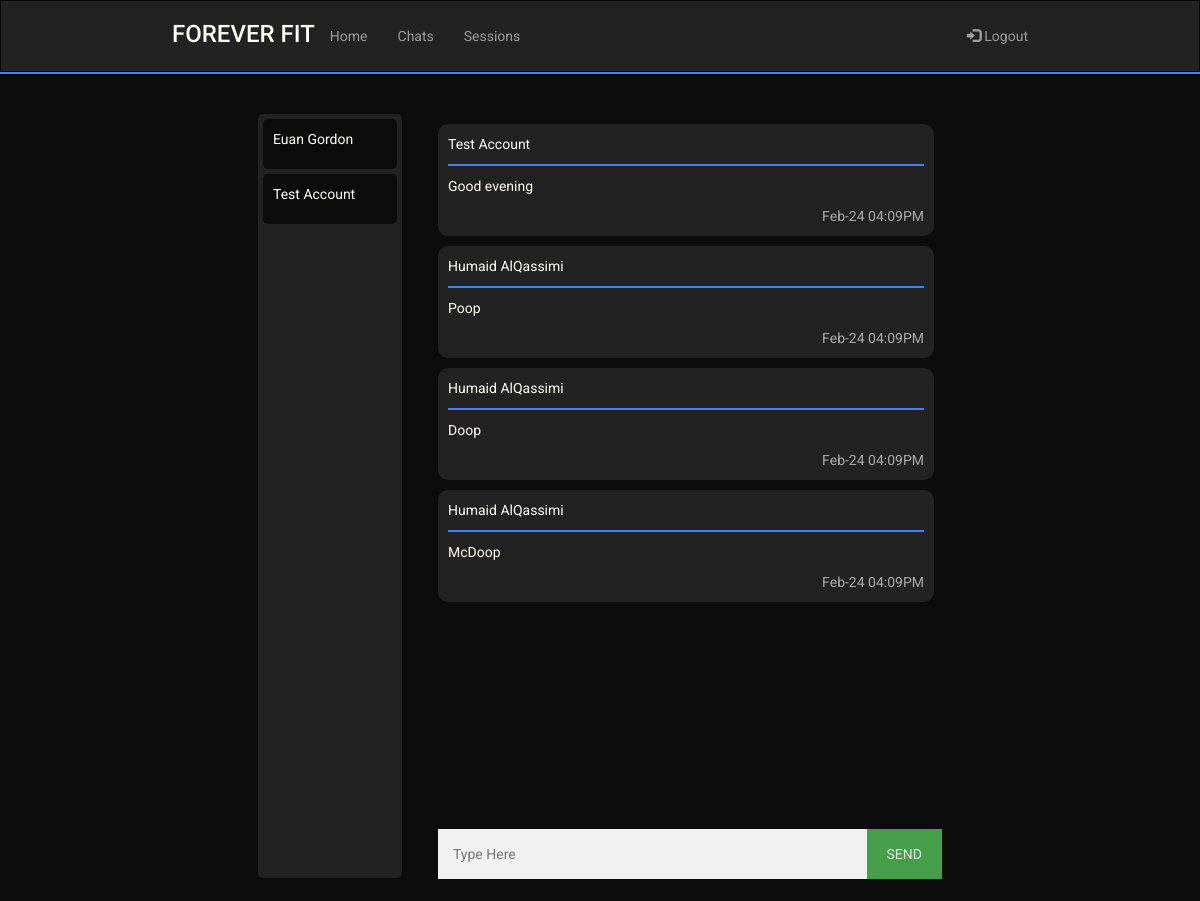
The page /chat/test (signed in) on the database its author committed.
### sql_db.py (models this page shows)
class UserRooms(UserMixin,db.Model):
    __tablename__ = 'user_rooms'
    id = db.Column(db.Integer, primary_key = True, autoincrement = True)
    trainee_username = db.Column(db.String(80),db.ForeignKey('user.username'))
    trainee_fname = db.Column(db.String(80))
    trainee_lname = db.Column(db.String(80))
    trainer_username = db.Column(db.String(80),db.ForeignKey('user.username'))
    trainer_fname = db.Column(db.String(80))
    trainer_lname = db.Column(db.String(80))

class ChatHistory(UserMixin,db.Model):
    __tablename__ = 'chat_history'
    id = db.Column(db.Integer, primary_key = True, autoincrement = True)
    message = db.Column(db.String(500))
    room = db.Column(db.String(500))
    date_sent = db.Column(db.String(50))
    uname = db.Column(db.String(80),db.ForeignKey('user.username'))
    fname = db.Column(db.String(80),db.ForeignKey('user.fname'))
    lname = db.Column(db.String(80),db.ForeignKey('user.lname'))

### routes.py (the view)
@app.route('/chat/<uname>')
@login_required
def sessions(uname):
    if(not current_user.isTrainer):
        if(not room_exists(current_user.username, uname)):
            room = UserRooms(trainee_username= current_user.username,
                             trainee_fname = current_user.fname,
                             trainee_lname = current_user.lname,
                             trainer_username = uname,
                             trainer_fname = get_user(uname).fname,
                             trainer_lname = get_user(uname).lname)
            db.session.add(room)
            db.session.commit()
            ROOMS = get_rooms_by_trainee_id(current_user.username)
        else:
            ROOMS = get_rooms_by_trainee_id(current_user.username)
        curr_room = get_room(current_user.username, uname)
        messages = get_chat_history(curr_room.id)
        return render_template('session.html',uname = uname, curr_uname = current_user.username,
                                curr_fname = current_user.fname, curr_lname = current_user.lname,
                                rooms=ROOMS, messages = messages, curr_room = curr_room)
    else:
        if(room_exists(uname, current_user.username)):
            ROOMS = get_rooms_by_trainer_id(current_user.username)
        curr_room = get_room(uname, current_user.username)
        messages = get_chat_history(curr_room.id)
        return render_template('trainer-session.html',uname = uname, curr_uname = current_user.username,
                                curr_fname = current_user.fname, curr_lname = current_user.lname,
                                rooms=ROOMS, messages = messages, curr_room = curr_room)

### main.py (called while the page is built)
    @login.user_loader
    def load_user(uname):
        return User.query.get(uname)

### sql_db.py (called while the page is built)
def room_exists(trainee_uname,trainer_uname):
    return bool(UserRooms.query.filter_by(trainee_username=trainee_uname,
                                          trainer_username=trainer_uname).first())

def get_room(trainee_uname,trainer_uname):
    if room_exists(trainee_uname,trainer_uname):
        return UserRooms.query.filter_by(trainee_username = trainee_uname,
                                     trainer_username = trainer_uname).first()

def get_rooms_by_trainer_id(uname):
    return UserRooms.query.filter_by(trainer_username = uname).all()

def get_chat_history(room):
    return ChatHistory.query.filter_by(room = room).all()

### templates/trainer-session.html (shortened to what this page needs)
<!DOCTYPE html>
<html lang="en">
    <head>
        <link rel="stylesheet" href="https://maxcdn.bootstrapcdn.com/bootstrap/3.4.1/css/bootstrap.min.css" />
        <link rel="stylesheet" href="../static/main.css" />
        <link rel="stylesheet" href="../static/chatbox.css" />
    </head>
    <body>
        <header>
            <nav class="navbar navbar-inverse" style="border-radius: 0px; margin-bottom: 0px;">
                <div class="container-fluid">
                    <div class="navbar-header mobile-center">
                        <h3 class="logo" href="#">FOREVER FIT</h3>
                    </div>
                    <ul class="nav navbar-nav laptop">
                        <li><a href="/Home">Home</a></li>
                        <li><a href="/chats">Chats</a></li>
                        <li><a href="/TrainingSessions">Sessions</a></li>
                    </ul>
                    <ul class="nav navbar-nav navbar-right laptop">
                        <li>
                            <a href="/logout"><span class="glyphicon glyphicon-log-in"></span> Logout</a>
                        </li>
                    </ul>
                </div>
            </nav>
            <hr class="header-hr"/>
        </header>
        <main style="padding-top:10px">
            <div class="chatbox">
                <div class="rooms" id="rooms">
                    {% for room in rooms %}
                        <a id="select-room" href="{{room.trainee_username}}" room_id="{{room.id}}" class="room">
                            {{room.trainee_fname}} {{room.trainee_lname}}
                        </a>
                    {% endfor %}
                </div>
                <div class="chat">
                    <div id="chat_scroll" class="chat-holder">
                        <div id="chat_history">
                            {% for msg in messages %}
                                <div class="chat_container">
                                    <p>{{msg.fname}} {{msg.lname}}</p>
                                    <hr>
                                    <p>{{msg.message}}</p>
                                    <span class="time-right">{{msg.date_sent}}</span>
                                </div>
                            {% endfor %}
                        </div>
                    </div>
                    <div class="input-area">
                        <div class="flex-row">
                            <input type="text" id="user_message" placeholder="Type Here" autocomplete="off">
                            <button type="button" id="send_message">SEND</button>
                        </div>
                    </div>
                </div>
            </div>
        </main>
    </body>
</html>

### static/main.css (style rules this page uses)
:root { --black: #0c0c0c; --white: #fffcf2; --red: #e54b4b; --lightred: #f0c1c1; --blue: #4282f8; --darkblue: #356cd1; --grey: #222222; --lightgrey: #3d3d3d; }
@media (min-width : 872px) { .container-fluid { margin-bottom: 10px; } }
@media (min-width : 872px) { .navbar { padding-left: 13%; padding-right: 13%; } }
@media (min-width : 872px) { .navbar-nav { padding-top: 10px; } }
body { font-family: 'Roboto', sans-serif; background-color: var(--black); }
main { background-color: var(--black); display: block; overflow: auto; color: var(--white) }
input { color: black; }
.header-hr { margin-top: 0px; margin-bottom: 0px; border: 1px solid var(--blue); }
.logo { color: var(--white); }
input[type=text], input[type=password] { width: 100%; padding: 15px; margin: 5px 0 22px 0; display: inline-block; border: none; background: #f1f1f1; }
hr { border: 1px solid #f1f1f1; margin-bottom: 25px; }
button { background-color: #4CAF50; color: white; padding: 14px 20px; margin: 8px 0; border: none; cursor: pointer; width: 100%; opacity: 0.9; }
@media (min-width : 711px) { .chatbox { padding-right: 20%; padding-left: 20%; padding-top: 30px; display: flex; flex-direction: row; justify-content: space-around; } }
@media (min-width : 711px) { .chat { width: 70%; } }
@media (min-width : 711px) { .rooms { display: initial; background-color: --white; display: flex; flex-direction: column; } }
@media (min-width : 711px) { .flex-row { display: flex; flex-direction: row; justify-content: space-evenly; } }
:root { --gutter: 20px; }

### static/chatbox.css (style rules this page uses)
:root { --black: #0c0c0c; --black2: #141414; --white: #fffcf2; --red: #e54b4b; --lightred: #f0c1c1; --blue: #4282f8; --grey: #222222 }
@media (min-width : 711px) { .chat-holder { height: 700px; } }
@media (min-width : 711px) { .rooms { height: 764px; width: 20%; padding: 5px 5px 5px 5px; } }
@media (min-width : 711px) { .room { border-radius: 5px; } }
button { width: 80px; margin-top: 5px; margin-bottom: 22px; }
.rooms { background-color: var(--grey); overflow: auto; border-radius: 5px; }
.room { background-color: var(--black); color: var(--white); height: 50px; margin-bottom: 5px; padding-left: 10px; padding-top: 10px; }
.flex-row { display: flex; flex-direction: row; justify-content: space-around; }
.chat-holder { overflow: auto; margin-bottom: 10px; padding-right: 8px; }
.chat_container { background-color: var(--grey); border-radius: 10px; padding: 10px; margin: 10px 0; }
.chat_container hr { border: 1px solid var(--blue); margin: 0 0 0 0 ; margin-bottom: 10px; }
.chat_container::after { content: ""; clear: both; display: table; }
.time-right { float: right; color: #aaa; }

### rows shown on the page
UserRooms: trainee_fname "Euan", trainee_lname "Gordon"
UserRooms: trainee_fname "Test", trainee_lname "Account"
ChatHistory: fname "Test", lname "Account", message "Good evening", date_sent "Feb-24 04:09PM"
ChatHistory: fname "Humaid", lname "AlQassimi", message "Poop", date_sent "Feb-24 04:09PM"
ChatHistory: fname "Humaid", lname "AlQassimi", message "Doop", date_sent "Feb-24 04:09PM"
ChatHistory: fname "Humaid", lname "AlQassimi", message "McDoop", date_sent "Feb-24 04:09PM"
